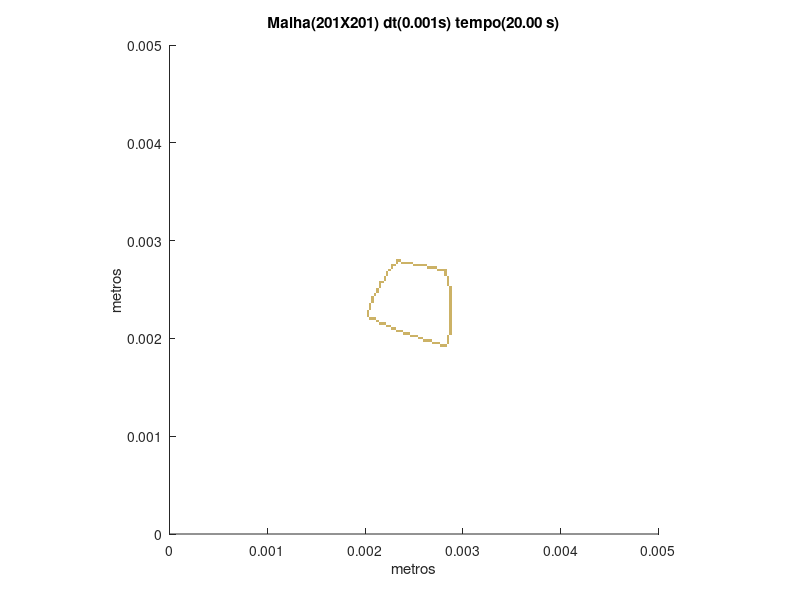

Reproduce this figure in MATLAB.
set (gca,'PlotBoxAspectRatio',[1 1 1],'Xlim',[0,0.005],'Ylim',[0,0.005])
hold on
title('Malha(201X201) dt(0.001s) tempo(20.00 s)')
hold on
ylabel('metros')
hold on
xlabel('metros')
hold on

fill([0.00276119402985075 0.00276119402985075 0.00278606965174129 0.00278606965174129],[0.00191542288557214 0.00194029850746269 0.00194029850746269 0.00191542288557214],[0.8,0.7,0.4],'LineStyle','none')

fill([0.00278606965174129 0.00278606965174129 0.00281094527363184 0.00281094527363184],[0.00191542288557214 0.00194029850746269 0.00194029850746269 0.00191542288557214],[0.8,0.7,0.4],'LineStyle','none')

fill([0.00281094527363184 0.00281094527363184 0.00283582089552239 0.00283582089552239],[0.00191542288557214 0.00194029850746269 0.00194029850746269 0.00191542288557214],[0.8,0.7,0.4],'LineStyle','none')

fill([0.0026865671641791 0.0026865671641791 0.00271144278606965 0.00271144278606965],[0.00194029850746269 0.00196517412935323 0.00196517412935323 0.00194029850746269],[0.8,0.7,0.4],'LineStyle','none')

fill([0.00271144278606965 0.00271144278606965 0.0027363184079602 0.0027363184079602],[0.00194029850746269 0.00196517412935323 0.00196517412935323 0.00194029850746269],[0.8,0.7,0.4],'LineStyle','none')

fill([0.0027363184079602 0.0027363184079602 0.00276119402985075 0.00276119402985075],[0.00194029850746269 0.00196517412935323 0.00196517412935323 0.00194029850746269],[0.8,0.7,0.4],'LineStyle','none')

fill([0.00283582089552239 0.00283582089552239 0.00286069651741294 0.00286069651741294],[0.00194029850746269 0.00196517412935323 0.00196517412935323 0.00194029850746269],[0.8,0.7,0.4],'LineStyle','none')

fill([0.00258706467661692 0.00258706467661692 0.00261194029850746 0.00261194029850746],[0.00196517412935323 0.00199004975124378 0.00199004975124378 0.00196517412935323],[0.8,0.7,0.4],'LineStyle','none')

fill([0.00261194029850746 0.00261194029850746 0.00263681592039801 0.00263681592039801],[0.00196517412935323 0.00199004975124378 0.00199004975124378 0.00196517412935323],[0.8,0.7,0.4],'LineStyle','none')

fill([0.00263681592039801 0.00263681592039801 0.00266169154228856 0.00266169154228856],[0.00196517412935323 0.00199004975124378 0.00199004975124378 0.00196517412935323],[0.8,0.7,0.4],'LineStyle','none')

fill([0.00266169154228856 0.00266169154228856 0.0026865671641791 0.0026865671641791],[0.00196517412935323 0.00199004975124378 0.00199004975124378 0.00196517412935323],[0.8,0.7,0.4],'LineStyle','none')

fill([0.00283582089552239 0.00283582089552239 0.00286069651741294 0.00286069651741294],[0.00196517412935323 0.00199004975124378 0.00199004975124378 0.00196517412935323],[0.8,0.7,0.4],'LineStyle','none')

fill([0.00253731343283582 0.00253731343283582 0.00256218905472637 0.00256218905472637],[0.00199004975124378 0.00201492537313433 0.00201492537313433 0.00199004975124378],[0.8,0.7,0.4],'LineStyle','none')

fill([0.00256218905472637 0.00256218905472637 0.00258706467661692 0.00258706467661692],[0.00199004975124378 0.00201492537313433 0.00201492537313433 0.00199004975124378],[0.8,0.7,0.4],'LineStyle','none')

fill([0.00283582089552239 0.00283582089552239 0.00286069651741294 0.00286069651741294],[0.00199004975124378 0.00201492537313433 0.00201492537313433 0.00199004975124378],[0.8,0.7,0.4],'LineStyle','none')

fill([0.00246268656716418 0.00246268656716418 0.00248756218905473 0.00248756218905473],[0.00201492537313433 0.00203980099502488 0.00203980099502488 0.00201492537313433],[0.8,0.7,0.4],'LineStyle','none')

fill([0.00248756218905473 0.00248756218905473 0.00251243781094527 0.00251243781094527],[0.00201492537313433 0.00203980099502488 0.00203980099502488 0.00201492537313433],[0.8,0.7,0.4],'LineStyle','none')

fill([0.00251243781094527 0.00251243781094527 0.00253731343283582 0.00253731343283582],[0.00201492537313433 0.00203980099502488 0.00203980099502488 0.00201492537313433],[0.8,0.7,0.4],'LineStyle','none')

fill([0.00283582089552239 0.00283582089552239 0.00286069651741294 0.00286069651741294],[0.00201492537313433 0.00203980099502488 0.00203980099502488 0.00201492537313433],[0.8,0.7,0.4],'LineStyle','none')

fill([0.00238805970149254 0.00238805970149254 0.00241293532338308 0.00241293532338308],[0.00203980099502488 0.00206467661691542 0.00206467661691542 0.00203980099502488],[0.8,0.7,0.4],'LineStyle','none')

fill([0.00241293532338308 0.00241293532338308 0.00243781094527363 0.00243781094527363],[0.00203980099502488 0.00206467661691542 0.00206467661691542 0.00203980099502488],[0.8,0.7,0.4],'LineStyle','none')

fill([0.00243781094527363 0.00243781094527363 0.00246268656716418 0.00246268656716418],[0.00203980099502488 0.00206467661691542 0.00206467661691542 0.00203980099502488],[0.8,0.7,0.4],'LineStyle','none')

fill([0.00286069651741294 0.00286069651741294 0.00288557213930348 0.00288557213930348],[0.00203980099502488 0.00206467661691542 0.00206467661691542 0.00203980099502488],[0.8,0.7,0.4],'LineStyle','none')

fill([0.0023134328358209 0.0023134328358209 0.00233830845771144 0.00233830845771144],[0.00206467661691542 0.00208955223880597 0.00208955223880597 0.00206467661691542],[0.8,0.7,0.4],'LineStyle','none')

fill([0.00233830845771144 0.00233830845771144 0.00236318407960199 0.00236318407960199],[0.00206467661691542 0.00208955223880597 0.00208955223880597 0.00206467661691542],[0.8,0.7,0.4],'LineStyle','none')

fill([0.00236318407960199 0.00236318407960199 0.00238805970149254 0.00238805970149254],[0.00206467661691542 0.00208955223880597 0.00208955223880597 0.00206467661691542],[0.8,0.7,0.4],'LineStyle','none')

fill([0.00286069651741294 0.00286069651741294 0.00288557213930348 0.00288557213930348],[0.00206467661691542 0.00208955223880597 0.00208955223880597 0.00206467661691542],[0.8,0.7,0.4],'LineStyle','none')

fill([0.0022636815920398 0.0022636815920398 0.00228855721393035 0.00228855721393035],[0.00208955223880597 0.00211442786069652 0.00211442786069652 0.00208955223880597],[0.8,0.7,0.4],'LineStyle','none')

fill([0.00228855721393035 0.00228855721393035 0.0023134328358209 0.0023134328358209],[0.00208955223880597 0.00211442786069652 0.00211442786069652 0.00208955223880597],[0.8,0.7,0.4],'LineStyle','none')

fill([0.00286069651741294 0.00286069651741294 0.00288557213930348 0.00288557213930348],[0.00208955223880597 0.00211442786069652 0.00211442786069652 0.00208955223880597],[0.8,0.7,0.4],'LineStyle','none')

fill([0.00221393034825871 0.00221393034825871 0.00223880597014925 0.00223880597014925],[0.00211442786069652 0.00213930348258706 0.00213930348258706 0.00211442786069652],[0.8,0.7,0.4],'LineStyle','none')

fill([0.00223880597014925 0.00223880597014925 0.0022636815920398 0.0022636815920398],[0.00211442786069652 0.00213930348258706 0.00213930348258706 0.00211442786069652],[0.8,0.7,0.4],'LineStyle','none')

fill([0.00286069651741294 0.00286069651741294 0.00288557213930348 0.00288557213930348],[0.00211442786069652 0.00213930348258706 0.00213930348258706 0.00211442786069652],[0.8,0.7,0.4],'LineStyle','none')

fill([0.00213930348258706 0.00213930348258706 0.00216417910447761 0.00216417910447761],[0.00213930348258706 0.00216417910447761 0.00216417910447761 0.00213930348258706],[0.8,0.7,0.4],'LineStyle','none')

fill([0.00216417910447761 0.00216417910447761 0.00218905472636816 0.00218905472636816],[0.00213930348258706 0.00216417910447761 0.00216417910447761 0.00213930348258706],[0.8,0.7,0.4],'LineStyle','none')

fill([0.00218905472636816 0.00218905472636816 0.00221393034825871 0.00221393034825871],[0.00213930348258706 0.00216417910447761 0.00216417910447761 0.00213930348258706],[0.8,0.7,0.4],'LineStyle','none')

fill([0.00286069651741294 0.00286069651741294 0.00288557213930348 0.00288557213930348],[0.00213930348258706 0.00216417910447761 0.00216417910447761 0.00213930348258706],[0.8,0.7,0.4],'LineStyle','none')

fill([0.00211442786069652 0.00211442786069652 0.00213930348258706 0.00213930348258706],[0.00216417910447761 0.00218905472636816 0.00218905472636816 0.00216417910447761],[0.8,0.7,0.4],'LineStyle','none')

fill([0.00286069651741294 0.00286069651741294 0.00288557213930348 0.00288557213930348],[0.00216417910447761 0.00218905472636816 0.00218905472636816 0.00216417910447761],[0.8,0.7,0.4],'LineStyle','none')

fill([0.00203980099502488 0.00203980099502488 0.00206467661691542 0.00206467661691542],[0.00218905472636816 0.00221393034825871 0.00221393034825871 0.00218905472636816],[0.8,0.7,0.4],'LineStyle','none')

fill([0.00206467661691542 0.00206467661691542 0.00208955223880597 0.00208955223880597],[0.00218905472636816 0.00221393034825871 0.00221393034825871 0.00218905472636816],[0.8,0.7,0.4],'LineStyle','none')

fill([0.00208955223880597 0.00208955223880597 0.00211442786069652 0.00211442786069652],[0.00218905472636816 0.00221393034825871 0.00221393034825871 0.00218905472636816],[0.8,0.7,0.4],'LineStyle','none')

fill([0.00286069651741294 0.00286069651741294 0.00288557213930348 0.00288557213930348],[0.00218905472636816 0.00221393034825871 0.00221393034825871 0.00218905472636816],[0.8,0.7,0.4],'LineStyle','none')

fill([0.00201492537313433 0.00201492537313433 0.00203980099502488 0.00203980099502488],[0.00221393034825871 0.00223880597014925 0.00223880597014925 0.00221393034825871],[0.8,0.7,0.4],'LineStyle','none')

fill([0.00286069651741294 0.00286069651741294 0.00288557213930348 0.00288557213930348],[0.00221393034825871 0.00223880597014925 0.00223880597014925 0.00221393034825871],[0.8,0.7,0.4],'LineStyle','none')

fill([0.00201492537313433 0.00201492537313433 0.00203980099502488 0.00203980099502488],[0.00223880597014925 0.0022636815920398 0.0022636815920398 0.00223880597014925],[0.8,0.7,0.4],'LineStyle','none')

fill([0.00286069651741294 0.00286069651741294 0.00288557213930348 0.00288557213930348],[0.00223880597014925 0.0022636815920398 0.0022636815920398 0.00223880597014925],[0.8,0.7,0.4],'LineStyle','none')

fill([0.00201492537313433 0.00201492537313433 0.00203980099502488 0.00203980099502488],[0.0022636815920398 0.00228855721393035 0.00228855721393035 0.0022636815920398],[0.8,0.7,0.4],'LineStyle','none')

fill([0.00286069651741294 0.00286069651741294 0.00288557213930348 0.00288557213930348],[0.0022636815920398 0.00228855721393035 0.00228855721393035 0.0022636815920398],[0.8,0.7,0.4],'LineStyle','none')

fill([0.00203980099502488 0.00203980099502488 0.00206467661691542 0.00206467661691542],[0.00228855721393035 0.0023134328358209 0.0023134328358209 0.00228855721393035],[0.8,0.7,0.4],'LineStyle','none')

fill([0.00286069651741294 0.00286069651741294 0.00288557213930348 0.00288557213930348],[0.00228855721393035 0.0023134328358209 0.0023134328358209 0.00228855721393035],[0.8,0.7,0.4],'LineStyle','none')

fill([0.00203980099502488 0.00203980099502488 0.00206467661691542 0.00206467661691542],[0.0023134328358209 0.00233830845771144 0.00233830845771144 0.0023134328358209],[0.8,0.7,0.4],'LineStyle','none')

fill([0.00286069651741294 0.00286069651741294 0.00288557213930348 0.00288557213930348],[0.0023134328358209 0.00233830845771144 0.00233830845771144 0.0023134328358209],[0.8,0.7,0.4],'LineStyle','none')

fill([0.00203980099502488 0.00203980099502488 0.00206467661691542 0.00206467661691542],[0.00233830845771144 0.00236318407960199 0.00236318407960199 0.00233830845771144],[0.8,0.7,0.4],'LineStyle','none')

fill([0.00286069651741294 0.00286069651741294 0.00288557213930348 0.00288557213930348],[0.00233830845771144 0.00236318407960199 0.00236318407960199 0.00233830845771144],[0.8,0.7,0.4],'LineStyle','none')

fill([0.00206467661691542 0.00206467661691542 0.00208955223880597 0.00208955223880597],[0.00236318407960199 0.00238805970149254 0.00238805970149254 0.00236318407960199],[0.8,0.7,0.4],'LineStyle','none')

fill([0.00286069651741294 0.00286069651741294 0.00288557213930348 0.00288557213930348],[0.00236318407960199 0.00238805970149254 0.00238805970149254 0.00236318407960199],[0.8,0.7,0.4],'LineStyle','none')

fill([0.00206467661691542 0.00206467661691542 0.00208955223880597 0.00208955223880597],[0.00238805970149254 0.00241293532338308 0.00241293532338308 0.00238805970149254],[0.8,0.7,0.4],'LineStyle','none')

fill([0.00286069651741294 0.00286069651741294 0.00288557213930348 0.00288557213930348],[0.00238805970149254 0.00241293532338308 0.00241293532338308 0.00238805970149254],[0.8,0.7,0.4],'LineStyle','none')

fill([0.00206467661691542 0.00206467661691542 0.00208955223880597 0.00208955223880597],[0.00241293532338308 0.00243781094527363 0.00243781094527363 0.00241293532338308],[0.8,0.7,0.4],'LineStyle','none')

fill([0.00286069651741294 0.00286069651741294 0.00288557213930348 0.00288557213930348],[0.00241293532338308 0.00243781094527363 0.00243781094527363 0.00241293532338308],[0.8,0.7,0.4],'LineStyle','none')

fill([0.00208955223880597 0.00208955223880597 0.00211442786069652 0.00211442786069652],[0.00243781094527363 0.00246268656716418 0.00246268656716418 0.00243781094527363],[0.8,0.7,0.4],'LineStyle','none')

fill([0.00286069651741294 0.00286069651741294 0.00288557213930348 0.00288557213930348],[0.00243781094527363 0.00246268656716418 0.00246268656716418 0.00243781094527363],[0.8,0.7,0.4],'LineStyle','none')

fill([0.00211442786069652 0.00211442786069652 0.00213930348258706 0.00213930348258706],[0.00246268656716418 0.00248756218905473 0.00248756218905473 0.00246268656716418],[0.8,0.7,0.4],'LineStyle','none')

fill([0.00286069651741294 0.00286069651741294 0.00288557213930348 0.00288557213930348],[0.00246268656716418 0.00248756218905473 0.00248756218905473 0.00246268656716418],[0.8,0.7,0.4],'LineStyle','none')

fill([0.00211442786069652 0.00211442786069652 0.00213930348258706 0.00213930348258706],[0.00248756218905473 0.00251243781094527 0.00251243781094527 0.00248756218905473],[0.8,0.7,0.4],'LineStyle','none')

fill([0.00286069651741294 0.00286069651741294 0.00288557213930348 0.00288557213930348],[0.00248756218905473 0.00251243781094527 0.00251243781094527 0.00248756218905473],[0.8,0.7,0.4],'LineStyle','none')

fill([0.00213930348258706 0.00213930348258706 0.00216417910447761 0.00216417910447761],[0.00251243781094527 0.00253731343283582 0.00253731343283582 0.00251243781094527],[0.8,0.7,0.4],'LineStyle','none')

fill([0.00286069651741294 0.00286069651741294 0.00288557213930348 0.00288557213930348],[0.00251243781094527 0.00253731343283582 0.00253731343283582 0.00251243781094527],[0.8,0.7,0.4],'LineStyle','none')

fill([0.00213930348258706 0.00213930348258706 0.00216417910447761 0.00216417910447761],[0.00253731343283582 0.00256218905472637 0.00256218905472637 0.00253731343283582],[0.8,0.7,0.4],'LineStyle','none')

fill([0.00283582089552239 0.00283582089552239 0.00286069651741294 0.00286069651741294],[0.00253731343283582 0.00256218905472637 0.00256218905472637 0.00253731343283582],[0.8,0.7,0.4],'LineStyle','none')

fill([0.00213930348258706 0.00213930348258706 0.00216417910447761 0.00216417910447761],[0.00256218905472637 0.00258706467661692 0.00258706467661692 0.00256218905472637],[0.8,0.7,0.4],'LineStyle','none')

fill([0.00216417910447761 0.00216417910447761 0.00218905472636816 0.00218905472636816],[0.00256218905472637 0.00258706467661692 0.00258706467661692 0.00256218905472637],[0.8,0.7,0.4],'LineStyle','none')

fill([0.00283582089552239 0.00283582089552239 0.00286069651741294 0.00286069651741294],[0.00256218905472637 0.00258706467661692 0.00258706467661692 0.00256218905472637],[0.8,0.7,0.4],'LineStyle','none')

fill([0.00218905472636816 0.00218905472636816 0.00221393034825871 0.00221393034825871],[0.00258706467661692 0.00261194029850746 0.00261194029850746 0.00258706467661692],[0.8,0.7,0.4],'LineStyle','none')

fill([0.00283582089552239 0.00283582089552239 0.00286069651741294 0.00286069651741294],[0.00258706467661692 0.00261194029850746 0.00261194029850746 0.00258706467661692],[0.8,0.7,0.4],'LineStyle','none')

fill([0.00218905472636816 0.00218905472636816 0.00221393034825871 0.00221393034825871],[0.00261194029850746 0.00263681592039801 0.00263681592039801 0.00261194029850746],[0.8,0.7,0.4],'LineStyle','none')

fill([0.00283582089552239 0.00283582089552239 0.00286069651741294 0.00286069651741294],[0.00261194029850746 0.00263681592039801 0.00263681592039801 0.00261194029850746],[0.8,0.7,0.4],'LineStyle','none')

fill([0.00221393034825871 0.00221393034825871 0.00223880597014925 0.00223880597014925],[0.00263681592039801 0.00266169154228856 0.00266169154228856 0.00263681592039801],[0.8,0.7,0.4],'LineStyle','none')

fill([0.00281094527363184 0.00281094527363184 0.00283582089552239 0.00283582089552239],[0.00263681592039801 0.00266169154228856 0.00266169154228856 0.00263681592039801],[0.8,0.7,0.4],'LineStyle','none')

fill([0.00221393034825871 0.00221393034825871 0.00223880597014925 0.00223880597014925],[0.00266169154228856 0.0026865671641791 0.0026865671641791 0.00266169154228856],[0.8,0.7,0.4],'LineStyle','none')

fill([0.00281094527363184 0.00281094527363184 0.00283582089552239 0.00283582089552239],[0.00266169154228856 0.0026865671641791 0.0026865671641791 0.00266169154228856],[0.8,0.7,0.4],'LineStyle','none')

fill([0.00223880597014925 0.00223880597014925 0.0022636815920398 0.0022636815920398],[0.0026865671641791 0.00271144278606965 0.00271144278606965 0.0026865671641791],[0.8,0.7,0.4],'LineStyle','none')

fill([0.0027363184079602 0.0027363184079602 0.00276119402985075 0.00276119402985075],[0.0026865671641791 0.00271144278606965 0.00271144278606965 0.0026865671641791],[0.8,0.7,0.4],'LineStyle','none')

fill([0.00276119402985075 0.00276119402985075 0.00278606965174129 0.00278606965174129],[0.0026865671641791 0.00271144278606965 0.00271144278606965 0.0026865671641791],[0.8,0.7,0.4],'LineStyle','none')

fill([0.00278606965174129 0.00278606965174129 0.00281094527363184 0.00281094527363184],[0.0026865671641791 0.00271144278606965 0.00271144278606965 0.0026865671641791],[0.8,0.7,0.4],'LineStyle','none')

fill([0.00281094527363184 0.00281094527363184 0.00283582089552239 0.00283582089552239],[0.0026865671641791 0.00271144278606965 0.00271144278606965 0.0026865671641791],[0.8,0.7,0.4],'LineStyle','none')

fill([0.0022636815920398 0.0022636815920398 0.00228855721393035 0.00228855721393035],[0.00271144278606965 0.0027363184079602 0.0027363184079602 0.00271144278606965],[0.8,0.7,0.4],'LineStyle','none')

fill([0.00263681592039801 0.00263681592039801 0.00266169154228856 0.00266169154228856],[0.00271144278606965 0.0027363184079602 0.0027363184079602 0.00271144278606965],[0.8,0.7,0.4],'LineStyle','none')

fill([0.00266169154228856 0.00266169154228856 0.0026865671641791 0.0026865671641791],[0.00271144278606965 0.0027363184079602 0.0027363184079602 0.00271144278606965],[0.8,0.7,0.4],'LineStyle','none')

fill([0.0026865671641791 0.0026865671641791 0.00271144278606965 0.00271144278606965],[0.00271144278606965 0.0027363184079602 0.0027363184079602 0.00271144278606965],[0.8,0.7,0.4],'LineStyle','none')

fill([0.00271144278606965 0.00271144278606965 0.0027363184079602 0.0027363184079602],[0.00271144278606965 0.0027363184079602 0.0027363184079602 0.00271144278606965],[0.8,0.7,0.4],'LineStyle','none')

fill([0.0022636815920398 0.0022636815920398 0.00228855721393035 0.00228855721393035],[0.0027363184079602 0.00276119402985075 0.00276119402985075 0.0027363184079602],[0.8,0.7,0.4],'LineStyle','none')

fill([0.00228855721393035 0.00228855721393035 0.0023134328358209 0.0023134328358209],[0.0027363184079602 0.00276119402985075 0.00276119402985075 0.0027363184079602],[0.8,0.7,0.4],'LineStyle','none')

fill([0.00248756218905473 0.00248756218905473 0.00251243781094527 0.00251243781094527],[0.0027363184079602 0.00276119402985075 0.00276119402985075 0.0027363184079602],[0.8,0.7,0.4],'LineStyle','none')

fill([0.00251243781094527 0.00251243781094527 0.00253731343283582 0.00253731343283582],[0.0027363184079602 0.00276119402985075 0.00276119402985075 0.0027363184079602],[0.8,0.7,0.4],'LineStyle','none')

fill([0.00253731343283582 0.00253731343283582 0.00256218905472637 0.00256218905472637],[0.0027363184079602 0.00276119402985075 0.00276119402985075 0.0027363184079602],[0.8,0.7,0.4],'LineStyle','none')

fill([0.00256218905472637 0.00256218905472637 0.00258706467661692 0.00258706467661692],[0.0027363184079602 0.00276119402985075 0.00276119402985075 0.0027363184079602],[0.8,0.7,0.4],'LineStyle','none')

fill([0.00258706467661692 0.00258706467661692 0.00261194029850746 0.00261194029850746],[0.0027363184079602 0.00276119402985075 0.00276119402985075 0.0027363184079602],[0.8,0.7,0.4],'LineStyle','none')

fill([0.00261194029850746 0.00261194029850746 0.00263681592039801 0.00263681592039801],[0.0027363184079602 0.00276119402985075 0.00276119402985075 0.0027363184079602],[0.8,0.7,0.4],'LineStyle','none')

fill([0.0023134328358209 0.0023134328358209 0.00233830845771144 0.00233830845771144],[0.00276119402985075 0.00278606965174129 0.00278606965174129 0.00276119402985075],[0.8,0.7,0.4],'LineStyle','none')

fill([0.00236318407960199 0.00236318407960199 0.00238805970149254 0.00238805970149254],[0.00276119402985075 0.00278606965174129 0.00278606965174129 0.00276119402985075],[0.8,0.7,0.4],'LineStyle','none')

fill([0.00238805970149254 0.00238805970149254 0.00241293532338308 0.00241293532338308],[0.00276119402985075 0.00278606965174129 0.00278606965174129 0.00276119402985075],[0.8,0.7,0.4],'LineStyle','none')

fill([0.00241293532338308 0.00241293532338308 0.00243781094527363 0.00243781094527363],[0.00276119402985075 0.00278606965174129 0.00278606965174129 0.00276119402985075],[0.8,0.7,0.4],'LineStyle','none')

fill([0.00243781094527363 0.00243781094527363 0.00246268656716418 0.00246268656716418],[0.00276119402985075 0.00278606965174129 0.00278606965174129 0.00276119402985075],[0.8,0.7,0.4],'LineStyle','none')

fill([0.00246268656716418 0.00246268656716418 0.00248756218905473 0.00248756218905473],[0.00276119402985075 0.00278606965174129 0.00278606965174129 0.00276119402985075],[0.8,0.7,0.4],'LineStyle','none')

fill([0.0023134328358209 0.0023134328358209 0.00233830845771144 0.00233830845771144],[0.00278606965174129 0.00281094527363184 0.00281094527363184 0.00278606965174129],[0.8,0.7,0.4],'LineStyle','none')

fill([0.00233830845771144 0.00233830845771144 0.00236318407960199 0.00236318407960199],[0.00278606965174129 0.00281094527363184 0.00281094527363184 0.00278606965174129],[0.8,0.7,0.4],'LineStyle','none')
